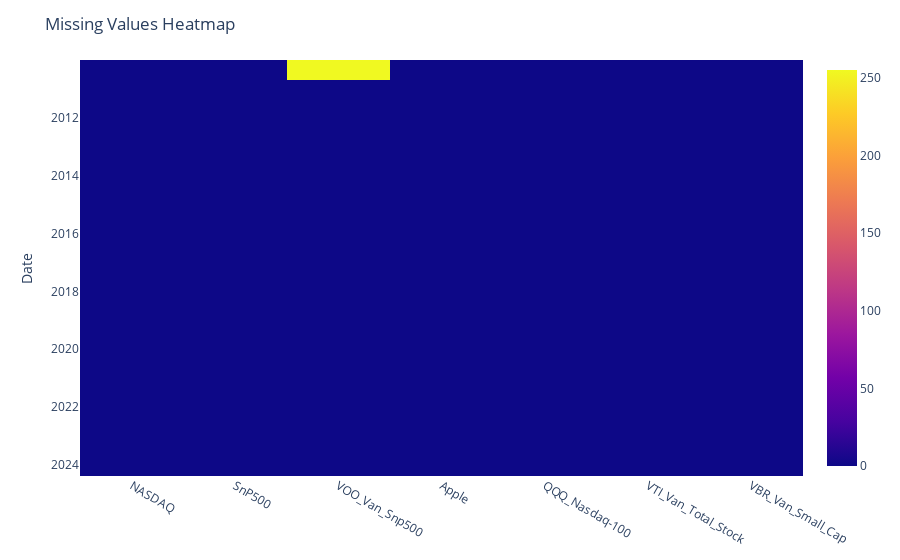

Notebook code for this chart:
### Code cell
# Create a heatmap of the missing values
fig = px.imshow(stocks_df.isna())

# Update the layout
fig.update_layout(title='Missing Values Heatmap')

# Show the plot
fig.show()

### Figure 1 — Plotly figure (JSON) as saved in the notebook; plotly's stock layout.template omitted (floating-point values rounded to 4 significant figures; data arrays with more than 128 entries replaced by an {"elided": "..."} marker saying what was removed)
{"data": [{"coloraxis": "coloraxis", "hovertemplate": "x: %{x}<br>Date: %{y}<br>color: %{z}<extra></extra>", "name": "0", "type": "heatmap", "x": ["NASDAQ", "SnP500", "VOO_Van_Snp500", "Apple", "QQQ_Nasdaq-100", "VTI_Van_Total_Stock", "VBR_Van_Small_Cap"], "xaxis": "x", "y": {"elided": "3618 str values"}, "yaxis": "y", "z": {"elided": "3618x7 int values"}}], "layout": {"coloraxis": {"colorscale": [[0, "#0d0887"], [0.1111, "#46039f"], [0.2222, "#7201a8"], [0.3333, "#9c179e"], [0.4444, "#bd3786"], [0.5556, "#d8576b"], [0.6667, "#ed7953"], [0.7778, "#fb9f3a"], [0.8889, "#fdca26"], [1, "#f0f921"]]}, "margin": {"t": 60}, "title": {"text": "Missing Values Heatmap"}, "xaxis": {"anchor": "y", "constrain": "domain", "domain": [0, 1], "scaleanchor": "y"}, "yaxis": {"anchor": "x", "autorange": "reversed", "constrain": "domain", "domain": [0, 1], "title": {"text": "Date"}}}}
